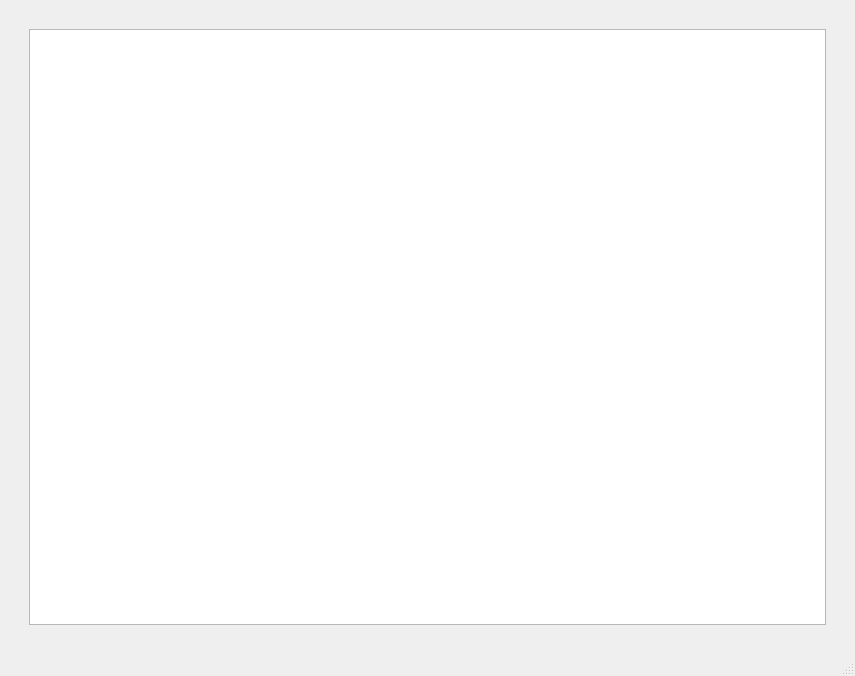
<?xml version="1.0" encoding="UTF-8"?>
<ui version="4.0">
 <class>MainWindow</class>
 <widget class="QMainWindow" name="MainWindow">
  <property name="geometry">
   <rect>
    <x>0</x>
    <y>0</y>
    <width>855</width>
    <height>676</height>
   </rect>
  </property>
  <property name="windowTitle">
   <string>WireFish</string>
  </property>
  <widget class="QWidget" name="centralwidget">
   <layout class="QGridLayout" name="gridLayout">
    <item row="1" column="0">
     <spacer name="horizontalSpacer">
      <property name="orientation">
       <enum>Qt::Horizontal</enum>
      </property>
      <property name="sizeType">
       <enum>QSizePolicy::Minimum</enum>
      </property>
      <property name="sizeHint" stdset="0">
       <size>
        <width>20</width>
        <height>20</height>
       </size>
      </property>
     </spacer>
    </item>
    <item row="0" column="2">
     <spacer name="verticalSpacer">
      <property name="orientation">
       <enum>Qt::Vertical</enum>
      </property>
      <property name="sizeType">
       <enum>QSizePolicy::Minimum</enum>
      </property>
      <property name="sizeHint" stdset="0">
       <size>
        <width>20</width>
        <height>20</height>
       </size>
      </property>
     </spacer>
    </item>
    <item row="1" column="1" colspan="2">
     <widget class="QTableWidget" name="tableWidget">
      <property name="maximumSize">
       <size>
        <width>100000</width>
        <height>99999</height>
       </size>
      </property>
     </widget>
    </item>
    <item row="2" column="2">
     <spacer name="verticalSpacer_2">
      <property name="orientation">
       <enum>Qt::Vertical</enum>
      </property>
      <property name="sizeType">
       <enum>QSizePolicy::Minimum</enum>
      </property>
      <property name="sizeHint" stdset="0">
       <size>
        <width>20</width>
        <height>20</height>
       </size>
      </property>
     </spacer>
    </item>
    <item row="1" column="3">
     <spacer name="horizontalSpacer_2">
      <property name="orientation">
       <enum>Qt::Horizontal</enum>
      </property>
      <property name="sizeType">
       <enum>QSizePolicy::Minimum</enum>
      </property>
      <property name="sizeHint" stdset="0">
       <size>
        <width>20</width>
        <height>20</height>
       </size>
      </property>
     </spacer>
    </item>
   </layout>
  </widget>
  <widget class="QMenuBar" name="menubar">
   <property name="geometry">
    <rect>
     <x>0</x>
     <y>0</y>
     <width>855</width>
     <height>26</height>
    </rect>
   </property>
  </widget>
  <widget class="QStatusBar" name="statusbar"/>
 </widget>
 <resources/>
 <connections/>
</ui>
